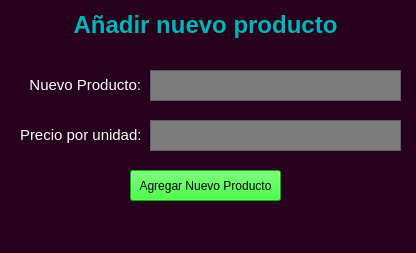
<?xml version="1.0" encoding="UTF-8"?>
<ui version="4.0">
 <class>editProd2_variosProductos</class>
 <widget class="QMainWindow" name="editProd2_variosProductos">
  <property name="geometry">
   <rect>
    <x>0</x>
    <y>0</y>
    <width>416</width>
    <height>253</height>
   </rect>
  </property>
  <property name="windowTitle">
   <string>MainWindow</string>
  </property>
  <property name="styleSheet">
   <string notr="true">background-color: rgb(38, 0, 28);</string>
  </property>
  <widget class="QWidget" name="centralwidget">
   <widget class="QLabel" name="varProd_label_titulo">
    <property name="geometry">
     <rect>
      <x>30</x>
      <y>0</y>
      <width>351</width>
      <height>51</height>
     </rect>
    </property>
    <property name="styleSheet">
     <string notr="true"/>
    </property>
    <property name="text">
     <string>&lt;html&gt;&lt;head/&gt;&lt;body&gt;&lt;p align=&quot;center&quot;&gt;&lt;span style=&quot; font-size:18pt; font-weight:600; color:#00b6b6;&quot;&gt;Añadir nuevo producto&lt;/span&gt;&lt;/p&gt;&lt;/body&gt;&lt;/html&gt;</string>
    </property>
   </widget>
   <widget class="QPushButton" name="varProd_button_newProducto">
    <property name="geometry">
     <rect>
      <x>130</x>
      <y>170</y>
      <width>151</width>
      <height>31</height>
     </rect>
    </property>
    <property name="styleSheet">
     <string notr="true">background-color: rgb(0, 255, 0);</string>
    </property>
    <property name="text">
     <string>Agregar Nuevo Producto</string>
    </property>
   </widget>
   <widget class="QLabel" name="varProd_label_producto">
    <property name="geometry">
     <rect>
      <x>20</x>
      <y>70</y>
      <width>121</width>
      <height>31</height>
     </rect>
    </property>
    <property name="styleSheet">
     <string notr="true">color: rgb(255, 255, 255);</string>
    </property>
    <property name="text">
     <string>&lt;html&gt;&lt;head/&gt;&lt;body&gt;&lt;p align=&quot;right&quot;&gt;&lt;span style=&quot; font-size:11pt; color:#ffffff;&quot;&gt;Nuevo Producto:&lt;/span&gt;&lt;/p&gt;&lt;/body&gt;&lt;/html&gt;</string>
    </property>
   </widget>
   <widget class="QPlainTextEdit" name="varProd_text_producto">
    <property name="geometry">
     <rect>
      <x>150</x>
      <y>70</y>
      <width>251</width>
      <height>31</height>
     </rect>
    </property>
    <property name="styleSheet">
     <string notr="true">background-color: rgb(124, 124, 124);</string>
    </property>
   </widget>
   <widget class="QPlainTextEdit" name="varProd_text_precio">
    <property name="geometry">
     <rect>
      <x>150</x>
      <y>120</y>
      <width>251</width>
      <height>31</height>
     </rect>
    </property>
    <property name="styleSheet">
     <string notr="true">background-color: rgb(124, 124, 124);</string>
    </property>
   </widget>
   <widget class="QLabel" name="varProd_label_precio">
    <property name="geometry">
     <rect>
      <x>20</x>
      <y>120</y>
      <width>121</width>
      <height>31</height>
     </rect>
    </property>
    <property name="styleSheet">
     <string notr="true">color: rgb(255, 255, 255);</string>
    </property>
    <property name="text">
     <string>&lt;html&gt;&lt;head/&gt;&lt;body&gt;&lt;p align=&quot;right&quot;&gt;&lt;span style=&quot; font-size:11pt; color:#ffffff;&quot;&gt;Precio por unidad:&lt;/span&gt;&lt;/p&gt;&lt;/body&gt;&lt;/html&gt;</string>
    </property>
   </widget>
  </widget>
  <widget class="QMenuBar" name="menubar">
   <property name="geometry">
    <rect>
     <x>0</x>
     <y>0</y>
     <width>416</width>
     <height>21</height>
    </rect>
   </property>
  </widget>
  <widget class="QStatusBar" name="statusbar"/>
 </widget>
 <resources/>
 <connections/>
</ui>
